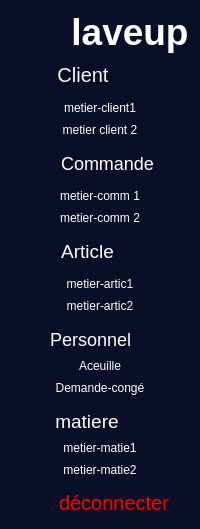
      <widget class="QWidget" name="widjt_icon_text" native="true">
       <property name="enabled">
        <bool>true</bool>
       </property>
       <property name="acceptDrops">
        <bool>false</bool>
       </property>
       <property name="accessibleName">
        <string/>
       </property>
       <property name="styleSheet">
        <string notr="true">QWidget{
	background-color:#0A0F27;
	color: white;
}
QPushButton:hover{

color :  #12769E;
}
</string>
       </property>
       <property name="locale">
        <locale language="French" country="France"/>
       </property>
       <property name="inputMethodHints">
        <set>Qt::ImhNone</set>
       </property>
       <layout class="QVBoxLayout" name="verticalLayout_11">
        <item>
         <layout class="QHBoxLayout" name="horizontalLayout_9">
          <item>
           <widget class="QLabel" name="label_3">
            <property name="text">
             <string/>
            </property>
            <property name="pixmap">
             <pixmap>../../Downloads/icons8-cleaning-50 (3).png</pixmap>
            </property>
           </widget>
          </item>
          <item>
           <widget class="QLabel" name="label">
            <property name="styleSheet">
             <string notr="true">color: rgb(255, 255, 255);</string>
            </property>
            <property name="text">
             <string>&lt;html&gt;&lt;head/&gt;&lt;body&gt;&lt;p align=&quot;center&quot;&gt;&lt;span style=&quot; font-size:28pt; font-weight:700;&quot;&gt;laveup&lt;/span&gt;&lt;/p&gt;&lt;/body&gt;&lt;/html&gt;</string>
            </property>
           </widget>
          </item>
         </layout>
        </item>
        <item>
         <layout class="QVBoxLayout" name="verticalLayout_4">
          <item>
           <layout class="QVBoxLayout" name="verticalLayout_10">
            <item>
             <layout class="QHBoxLayout" name="horizontalLayout_11">
              <item>
               <widget class="QLabel" name="clien_icon_2">
                <property name="maximumSize">
                 <size>
                  <width>50</width>
                  <height>50</height>
                 </size>
                </property>
                <property name="styleSheet">
                 <string notr="true">padding-left : 20px;

</string>
                </property>
                <property name="text">
                 <string/>
                </property>
                <property name="pixmap">
                 <pixmap>../../Downloads/icons8-client-30 (1).png</pixmap>
                </property>
               </widget>
              </item>
              <item>
               <widget class="QPushButton" name="pushButton_3">
                <property name="layoutDirection">
                 <enum>Qt::RightToLeft</enum>
                </property>
                <property name="styleSheet">
                 <string notr="true">QPushButton{
height : 30px;
border : none;
padding-left : 80px;
font-size: 20px;
color : #FCF6F3;
}


</string>
                </property>
                <property name="text">
                 <string>Client</string>
                </property>
                <property name="checkable">
                 <bool>true</bool>
                </property>
                <property name="checked">
                 <bool>false</bool>
                </property>
                <property name="autoExclusive">
                 <bool>true</bool>
                </property>
                <property name="flat">
                 <bool>true</bool>
                </property>
               </widget>
              </item>
             </layout>
            </item>
            <item>
             <widget class="QFrame" name="frame_2">
              <property name="styleSheet">
               <string notr="true">color: rgb(255, 255, 255);</string>
              </property>
              <property name="frameShape">
               <enum>QFrame::StyledPanel</enum>
              </property>
              <property name="frameShadow">
               <enum>QFrame::Raised</enum>
              </property>
              <layout class="QVBoxLayout" name="verticalLayout_2">
               <property name="spacing">
                <number>0</number>
               </property>
               <property name="leftMargin">
                <number>0</number>
               </property>
               <property name="topMargin">
                <number>0</number>
               </property>
               <property name="rightMargin">
                <number>0</number>
               </property>
               <property name="bottomMargin">
                <number>0</number>
               </property>
               <item>
                <widget class="QPushButton" name="pushButton">
                 <property name="styleSheet">
                  <string notr="true">QPushButton{
height : 30px;
border : none;
padding-left : 40px;
}
QPushButton:hover{

color : #12769E;

};</string>
                 </property>
                 <property name="text">
                  <string>metier-client1</string>
                 </property>
                 <property name="checkable">
                  <bool>true</bool>
                 </property>
                 <property name="flat">
                  <bool>true</bool>
                 </property>
                </widget>
               </item>
               <item>
                <widget class="QPushButton" name="pushButton_2">
                 <property name="styleSheet">
                  <string notr="true">QPushButton{
height : 30px;
border : none;
padding-left : 40px;

}
QPushButton:hover{

color : #12769E;

};


</string>
                 </property>
                 <property name="text">
                  <string>metier client 2</string>
                 </property>
                 <property name="checkable">
                  <bool>true</bool>
                 </property>
                 <property name="flat">
                  <bool>true</bool>
                 </property>
                </widget>
               </item>
              </layout>
             </widget>
            </item>
           </layout>
          </item>
          <item>
           <layout class="QVBoxLayout" name="verticalLayout_5">
            <item>
             <layout class="QHBoxLayout" name="horizontalLayout_2">
              <property name="spacing">
               <number>0</number>
              </property>
              <item>
               <widget class="QLabel" name="commande_icon_2">
                <property name="maximumSize">
                 <size>
                  <width>50</width>
                  <height>50</height>
                 </size>
                </property>
                <property name="styleSheet">
                 <string notr="true">padding-left : 15px;

</string>
                </property>
                <property name="text">
                 <string/>
                </property>
                <property name="pixmap">
                 <pixmap>../../Downloads/icons8-add-shopping-cart-30 (1).png</pixmap>
                </property>
               </widget>
              </item>
              <item>
               <widget class="QPushButton" name="pushButton_4">
                <property name="layoutDirection">
                 <enum>Qt::RightToLeft</enum>
                </property>
                <property name="autoFillBackground">
                 <bool>false</bool>
                </property>
                <property name="styleSheet">
                 <string notr="true">QPushButton{
height : 30px;
border : none;
padding-left : 35px;
font-size: 18px;

}


</string>
                </property>
                <property name="text">
                 <string>Commande</string>
                </property>
                <property name="checkable">
                 <bool>true</bool>
                </property>
                <property name="checked">
                 <bool>false</bool>
                </property>
                <property name="flat">
                 <bool>true</bool>
                </property>
               </widget>
              </item>
             </layout>
            </item>
            <item>
             <widget class="QFrame" name="frame_3">
              <property name="styleSheet">
               <string notr="true">color: rgb(255, 255, 255);</string>
              </property>
              <property name="frameShape">
               <enum>QFrame::StyledPanel</enum>
              </property>
              <property name="frameShadow">
               <enum>QFrame::Raised</enum>
              </property>
              <layout class="QVBoxLayout" name="verticalLayout_7">
               <property name="spacing">
                <number>0</number>
               </property>
               <property name="leftMargin">
                <number>0</number>
               </property>
               <property name="topMargin">
                <number>0</number>
               </property>
               <property name="rightMargin">
                <number>0</number>
               </property>
               <property name="bottomMargin">
                <number>0</number>
               </property>
               <item>
                <widget class="QPushButton" name="pushButton_21">
                 <property name="styleSheet">
                  <string notr="true">QPushButton{
height : 30px;
border : none;
padding-left : 50px;

}
QPushButton:hover{

color : #12769E;

};</string>
                 </property>
                 <property name="text">
                  <string>metier-comm 1</string>
                 </property>
                 <property name="checkable">
                  <bool>true</bool>
                 </property>
                 <property name="flat">
                  <bool>true</bool>
                 </property>
                </widget>
               </item>
               <item>
                <widget class="QPushButton" name="pushButton_22">
                 <property name="styleSheet">
                  <string notr="true">QPushButton{
height : 30px;
border : none;
padding-left : 50px;

}
QPushButton:hover{

color : #12769E;

};</string>
                 </property>
                 <property name="text">
                  <string>metier-comm 2</string>
                 </property>
                 <property name="checkable">
                  <bool>true</bool>
                 </property>
                 <property name="flat">
                  <bool>true</bool>
                 </property>
                </widget>
               </item>
              </layout>
             </widget>
            </item>
           </layout>
          </item>
          <item>
           <layout class="QVBoxLayout" name="verticalLayout_6">
            <item>
             <layout class="QHBoxLayout" name="horizontalLayout_4">
              <item>
               <widget class="QLabel" name="commande_icon_3">
                <property name="maximumSize">
                 <size>
                  <width>50</width>
                  <height>50</height>
                 </size>
                </property>
                <property name="styleSheet">
                 <string notr="true">padding-left : 15px;

</string>
                </property>
                <property name="text">
                 <string/>
                </property>
                <property name="pixmap">
                 <pixmap>../../Downloads/icons8-article-30 (1).png</pixmap>
                </property>
               </widget>
              </item>
              <item>
               <widget class="QPushButton" name="pushButton_5">
                <property name="layoutDirection">
                 <enum>Qt::RightToLeft</enum>
                </property>
                <property name="styleSheet">
                 <string notr="true">QPushButton{
height : 30px;
border : none;
padding-left : 75px;
font-size: 19px
}


</string>
                </property>
                <property name="text">
                 <string>Article</string>
                </property>
                <property name="checkable">
                 <bool>true</bool>
                </property>
                <property name="flat">
                 <bool>true</bool>
                </property>
               </widget>
              </item>
             </layout>
            </item>
            <item>
             <widget class="QFrame" name="frame_5">
              <property name="frameShape">
               <enum>QFrame::StyledPanel</enum>
              </property>
              <property name="frameShadow">
               <enum>QFrame::Raised</enum>
              </property>
              <layout class="QVBoxLayout" name="verticalLayout_26">
               <property name="spacing">
                <number>0</number>
               </property>
               <property name="leftMargin">
                <number>0</number>
               </property>
               <property name="topMargin">
                <number>0</number>
               </property>
               <property name="rightMargin">
                <number>0</number>
               </property>
               <property name="bottomMargin">
                <number>0</number>
               </property>
               <item>
                <widget class="QPushButton" name="pushButton_25">
                 <property name="styleSheet">
                  <string notr="true">QPushButton{
height : 30px;
border : none;
padding-left : 40px;

}
QPushButton:hover{

color : #12769E;

};</string>
                 </property>
                 <property name="text">
                  <string>metier-artic1</string>
                 </property>
                 <property name="checkable">
                  <bool>true</bool>
                 </property>
                 <property name="flat">
                  <bool>true</bool>
                 </property>
                </widget>
               </item>
               <item>
                <widget class="QPushButton" name="pushButton_26">
                 <property name="styleSheet">
                  <string notr="true">QPushButton{
padding-left : 40px;
height : 30px;
border : none;
}
QPushButton:hover{

color : #12769E;

};</string>
                 </property>
                 <property name="text">
                  <string>metier-artic2</string>
                 </property>
                 <property name="checkable">
                  <bool>true</bool>
                 </property>
                 <property name="flat">
                  <bool>true</bool>
                 </property>
                </widget>
               </item>
              </layout>
             </widget>
            </item>
           </layout>
          </item>
          <item>
           <layout class="QVBoxLayout" name="verticalLayout_8">
            <property name="spacing">
             <number>0</number>
            </property>
            <item>
             <layout class="QHBoxLayout" name="horizontalLayout_8">
              <item>
               <widget class="QLabel" name="article_icon_4">
                <property name="styleSheet">
                 <string notr="true">padding-left : 20px;

</string>
                </property>
                <property name="text">
                 <string/>
                </property>
                <property name="pixmap">
                 <pixmap>../../Downloads/icons8-client-30 (2).png</pixmap>
                </property>
               </widget>
              </item>
              <item>
               <widget class="QPushButton" name="pushButton_6">
                <property name="layoutDirection">
                 <enum>Qt::RightToLeft</enum>
                </property>
                <property name="styleSheet">
                 <string notr="true">QPushButton{
height : 30px;
border : none;
padding-left : 58px;
font-size: 18px

}


</string>
                </property>
                <property name="text">
                 <string>Personnel</string>
                </property>
                <property name="checkable">
                 <bool>true</bool>
                </property>
                <property name="flat">
                 <bool>true</bool>
                </property>
               </widget>
              </item>
             </layout>
            </item>
            <item>
             <widget class="QFrame" name="frame_6">
              <property name="frameShape">
               <enum>QFrame::StyledPanel</enum>
              </property>
              <property name="frameShadow">
               <enum>QFrame::Raised</enum>
              </property>
              <layout class="QVBoxLayout" name="verticalLayout_27">
               <property name="spacing">
                <number>0</number>
               </property>
               <property name="leftMargin">
                <number>0</number>
               </property>
               <property name="topMargin">
                <number>0</number>
               </property>
               <property name="rightMargin">
                <number>0</number>
               </property>
               <property name="bottomMargin">
                <number>0</number>
               </property>
               <item>
                <widget class="QPushButton" name="pushButton_23">
                 <property name="styleSheet">
                  <string notr="true">QPushButton{
height : 30px;
border : none;
padding-left : 10px;

}
QPushButton:hover{

color : #12769E;

};</string>
                 </property>
                 <property name="text">
                  <string>Aceuille</string>
                 </property>
                 <property name="checkable">
                  <bool>true</bool>
                 </property>
                 <property name="flat">
                  <bool>true</bool>
                 </property>
                </widget>
               </item>
               <item>
                <widget class="QPushButton" name="pushButton_24">
                 <property name="styleSheet">
                  <string notr="true">QPushButton{
height : 30px;
border : none;
padding-left : 66px;

}
QPushButton:hover{

color : #12769E;

};</string>
                 </property>
                 <property name="text">
                  <string>Demande-congé</string>
                 </property>
                 <property name="checkable">
                  <bool>true</bool>
                 </property>
                 <property name="flat">
                  <bool>true</bool>
                 </property>
                </widget>
               </item>
              </layout>
             </widget>
            </item>
           </layout>
          </item>
          <item>
           <layout class="QVBoxLayout" name="verticalLayout_9">
            <property name="spacing">
             <number>0</number>
            </property>
            <item>
             <layout class="QHBoxLayout" name="horizontalLayout_10">
              <item>
               <widget class="QLabel" name="matier_icon">
                <property name="styleSheet">
                 <string notr="true">
padding-left : 20px;

</string>
                </property>
                <property name="text">
                 <string/>
                </property>
                <property name="pixmap">
                 <pixmap>../../Downloads/icons8-recycling-30.png</pixmap>
                </property>
               </widget>
              </item>
              <item>
               <widget class="QPushButton" name="pushButton_7">
                <property name="layoutDirection">
                 <enum>Qt::RightToLeft</enum>
                </property>
                <property name="styleSheet">
                 <string notr="true">QPushButton{
height : 30px;
border : none;
padding-left : 70px;
font-size: 19px

}




</string>
                </property>
                <property name="text">
                 <string>matiere</string>
                </property>
                <property name="checkable">
                 <bool>true</bool>
                </property>
                <property name="flat">
                 <bool>true</bool>
                </property>
               </widget>
              </item>
             </layout>
            </item>
            <item>
             <widget class="QFrame" name="frame_4">
              <property name="frameShape">
               <enum>QFrame::StyledPanel</enum>
              </property>
              <property name="frameShadow">
               <enum>QFrame::Raised</enum>
              </property>
              <layout class="QVBoxLayout" name="verticalLayout_25">
               <property name="spacing">
                <number>0</number>
               </property>
               <property name="leftMargin">
                <number>0</number>
               </property>
               <property name="topMargin">
                <number>0</number>
               </property>
               <property name="rightMargin">
                <number>0</number>
               </property>
               <property name="bottomMargin">
                <number>0</number>
               </property>
               <item>
                <widget class="QPushButton" name="pushButton_27">
                 <property name="styleSheet">
                  <string notr="true">QPushButton{
height : 30px;
border : none;
padding-left : 40px;

}
QPushButton:hover{

color : #12769E;

};</string>
                 </property>
                 <property name="text">
                  <string>metier-matie1</string>
                 </property>
                 <property name="checkable">
                  <bool>true</bool>
                 </property>
                 <property name="flat">
                  <bool>true</bool>
                 </property>
                </widget>
               </item>
               <item>
                <widget class="QPushButton" name="pushButton_28">
                 <property name="styleSheet">
                  <string notr="true">QPushButton{
height : 30px;
border : none;
padding-left : 40px;

}
QPushButton:hover{

color : #12769E;

};</string>
                 </property>
                 <property name="text">
                  <string>metier-matie2</string>
                 </property>
                 <property name="checkable">
                  <bool>true</bool>
                 </property>
                 <property name="flat">
                  <bool>true</bool>
                 </property>
                </widget>
               </item>
              </layout>
             </widget>
            </item>
           </layout>
          </item>
         </layout>
        </item>
        <item>
         <layout class="QHBoxLayout" name="horizontalLayout_3">
          <item>
           <widget class="QPushButton" name="pushButton_39">
            <property name="styleSheet">
             <string notr="true">QPushButton:hover { qproperty-icon: url(:C:\Users\GIGABYTE\Downloads\icons8-exit-50 (2).png); }</string>
            </property>
            <property name="text">
             <string/>
            </property>
            <property name="icon">
             <iconset>
              <normaloff>../../Downloads/icons8-exit-50 (1).png</normaloff>
              <normalon>../../Downloads/icons8-exit-60.png</normalon>../../Downloads/icons8-exit-50 (1).png</iconset>
            </property>
            <property name="iconSize">
             <size>
              <width>60</width>
              <height>60</height>
             </size>
            </property>
            <property name="checkable">
             <bool>true</bool>
            </property>
            <property name="flat">
             <bool>true</bool>
            </property>
           </widget>
          </item>
          <item>
           <widget class="QPushButton" name="pushButton_8">
            <property name="styleSheet">
             <string notr="true">QPushButton{
height : 30px;
border : none;
padding-right: 20px;
font-size:20px;
color :red;

}
</string>
            </property>
            <property name="text">
             <string>déconnecter</string>
            </property>
            <property name="checkable">
             <bool>true</bool>
            </property>
            <property name="flat">
             <bool>true</bool>
            </property>
           </widget>
          </item>
         </layout>
        </item>
       </layout>
      </widget>
